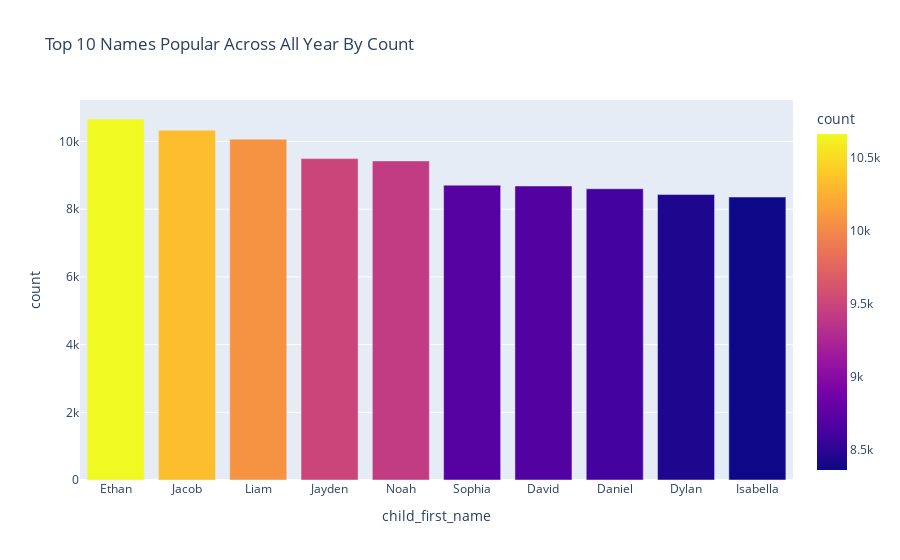

Notebook code for this chart:
### Markdown cell above
### Code Description:
Creates a DataFrame containing the top 10 names that were popular across all years by count and visualizes them using a bar plot with Plotly Express.

### Code cell
top_names_count = pd.DataFrame(sorted_name_totals[:10] , columns=['child_first_name','count'])
fig = px.bar(data_frame=top_names_count,x='child_first_name',y='count',color='count',title="Top 10 Names Popular Across All Year By Count")
fig.show()

### Figure 1 — Plotly figure (JSON) as saved in the notebook; plotly's stock layout.template omitted (floating-point values rounded to 4 significant figures)
{"data": [{"alignmentgroup": "True", "hovertemplate": "child_first_name=%{x}<br>count=%{marker.color}<extra></extra>", "legendgroup": "", "marker": {"color": [10664, 10335, 10069, 9494, 9426, 8709, 8685, 8604, 8436, 8359], "coloraxis": "coloraxis", "pattern": {"shape": ""}}, "name": "", "offsetgroup": "", "orientation": "v", "showlegend": false, "textposition": "auto", "type": "bar", "x": ["Ethan", "Jacob", "Liam", "Jayden", "Noah", "Sophia", "David", "Daniel", "Dylan", "Isabella"], "xaxis": "x", "y": [10664, 10335, 10069, 9494, 9426, 8709, 8685, 8604, 8436, 8359], "yaxis": "y"}], "layout": {"autosize": true, "barmode": "relative", "coloraxis": {"colorbar": {"title": {"text": "count"}}, "colorscale": [[0, "#0d0887"], [0.1111, "#46039f"], [0.2222, "#7201a8"], [0.3333, "#9c179e"], [0.4444, "#bd3786"], [0.5556, "#d8576b"], [0.6667, "#ed7953"], [0.7778, "#fb9f3a"], [0.8889, "#fdca26"], [1, "#f0f921"]]}, "legend": {"tracegroupgap": 0}, "title": {"text": "Top 10 Names Popular Across All Year By Count"}, "xaxis": {"anchor": "y", "autorange": true, "domain": [0, 1], "range": [-0.5, 9.5], "title": {"text": "child_first_name"}, "type": "category"}, "yaxis": {"anchor": "x", "autorange": true, "domain": [0, 1], "range": [0, 11230.0], "title": {"text": "count"}, "type": "linear"}}}
